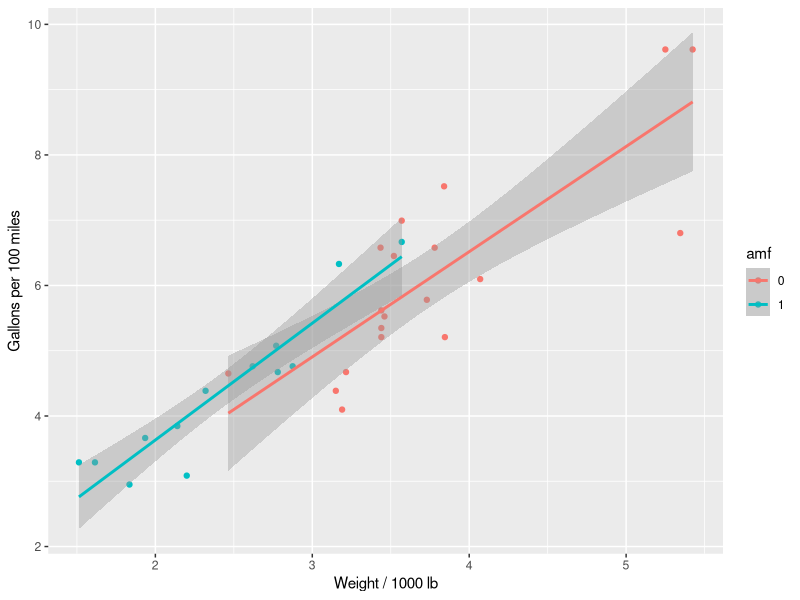

The R script that drew this image:
## ---- chunk 1
library(dplyr)
data(mtcars)
str(mtcars)
#make an am factor column
amf<-factor(mtcars$am)
mtwide<-mutate(mtcars,amf)
## ---- chunk 2
library(ggplot2)
mtwide$gpm<-100/mtwide$mpg
g<-ggplot(data=mtwide,aes(x=wt,y=gpm,colour=amf))+
        geom_point()+
        geom_smooth(method=lm)+
        #facet_wrap(~amf,shrink=FALSE)+
        labs(x = "Weight / 1000 lb",y = "Gallons per 100 miles")
g
## ---- chunk 3
lm1<-lm(gpm~factor(amf),data=mtwide)
lm1
## ---- chunk 4
data(mtcars)
t.test(mtcars$mpg)
## ---- chunk 5
qt(0.975,8)*1/3
## ---- chunk 6
library(dplyr)
mt4<-filter(mtcars,cyl==4)
mt6<-filter(mtcars,cyl==6)
t.test(mt4$mpg,mt6$mpg,pairs=FALSE,var.equal=TRUE)
#The interval is above zero, suggesting 4 is better than 6 in the terms of MPG.
